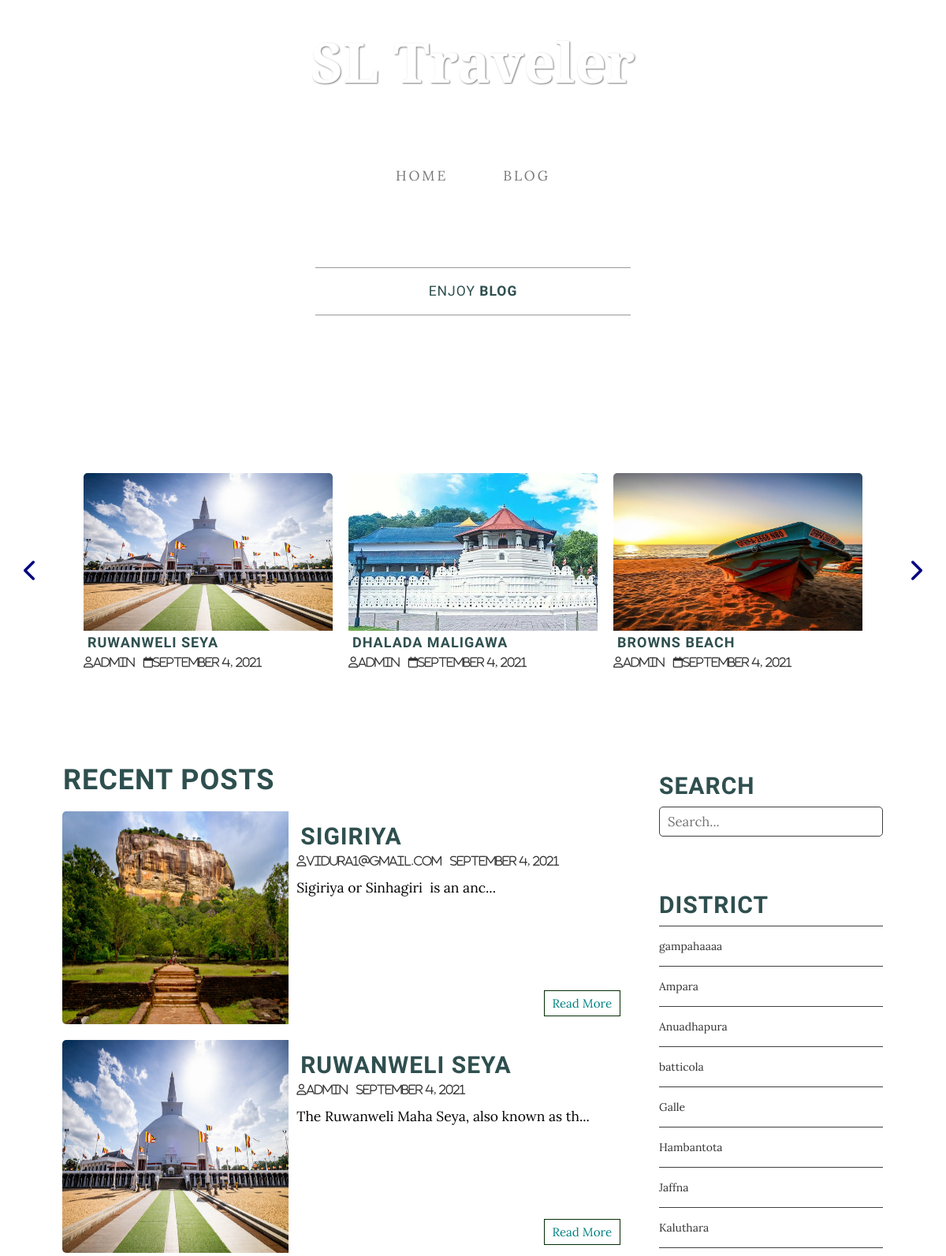
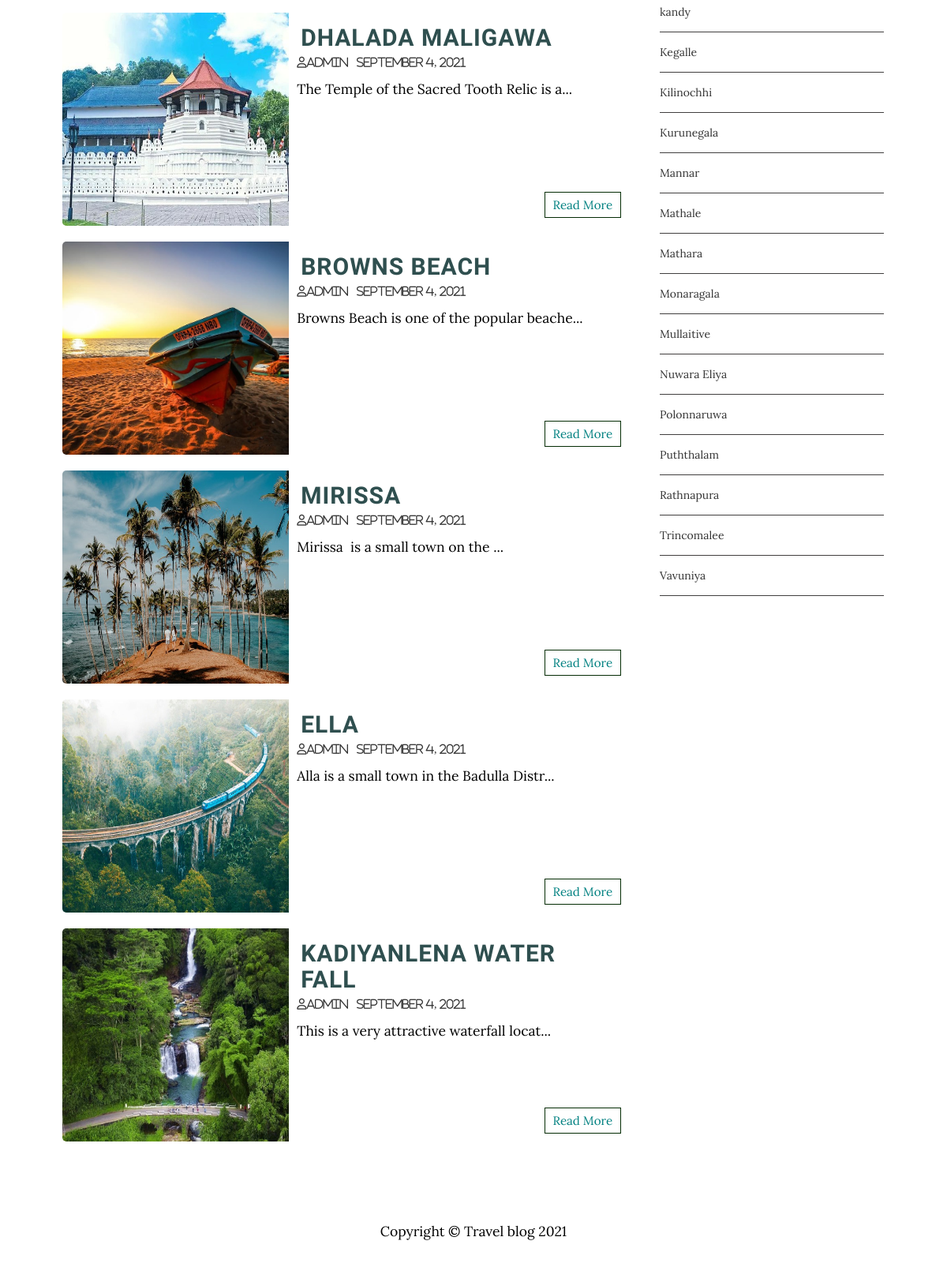
Screenshot of /blog.php with the database file from the repository (2 pictures, top to bottom).
### tables this page shows
CREATE TABLE `posts` (
  `id` int(11) NOT NULL,
  `user_id` int(11) NOT NULL,
  `topic_id` int(11) DEFAULT NULL,
  `title` varchar(255) NOT NULL,
  `image` varchar(255) NOT NULL,
  `body` text NOT NULL,
  `published` tinyint(4) NOT NULL,
  `created_at` datetime NOT NULL DEFAULT current_timestamp()
);

CREATE TABLE `users` (
  `id` int(11) NOT NULL,
  `admin` tinyint(4) NOT NULL,
  `username` varchar(255) NOT NULL,
  `email` varchar(255) NOT NULL,
  `password` varchar(255) NOT NULL,
  `created_at` timestamp NOT NULL DEFAULT current_timestamp()
);

CREATE TABLE `topics` (
  `id` int(11) NOT NULL,
  `name` varchar(100) NOT NULL,
  `description` text NOT NULL
);

### app/database/db.php (called while the page is built, shortened)
<?php
require('connect.php');
function executeQuery($sql,$data)
{
    global $conn;
    $stmt =$conn->prepare($sql);
    $values= array_values($data);
    $types=str_repeat('s', count($values));
    $stmt->bind_param($types , ...$values);
    $stmt->execute();
    return $stmt;
}
    function selectAll($table, $conditions =[])
    {
        global $conn;
        $sql=" SELECT * FROM $table";
        if(empty($conditions))
        {
            $stmt= $conn->prepare($sql);
            $stmt->execute();
            $records =$stmt->get_result()->fetch_all(MYSQLI_ASSOC);
            return $records;
        }
    }
function getPublishedPosts()
{
    $sql = "SELECT p.*, u.username From posts AS p JOIN users AS u ON p.user_id=u.id WHERE p.published=?";
    $stmt= executeQuery($sql,['published' => 1]);
    $records =$stmt->get_result()->fetch_all(MYSQLI_ASSOC);
    return $records;
}
?>

### app/controllers/topics.php (called while the page is built, shortened)
<?php
include(ROOT_PATH . "/app/database/db.php");
$table = 'topics';
$topics = selectAll($table);
?>

### blogpage.php (the view, shortened to what this page needs)
<?php
include(ROOT_PATH . "/app/controllers/topics.php");
$posts = array();
$postTitle = 'Recent Posts';
if(isset($_GET['t_id']))
{
    $posts = getPostsByTopicId($_GET['t_id']);
    $postTitle = "Your Search Result Of :  '" . $_GET['name'] . "'";
}
else if(isset($_POST['search-term']))
{
    $postTitle = "You Search :-  '" . $_POST['search-term'] . "'";
    $posts=serchPosts($_POST['search-term']);
}
else
{
$posts = getPublishedPosts();
}
?>
    <link rel="stylesheet" href="assets/css/style.css">
    <div class="page-wrapper">
        <div class="post-slider">
            <h1 class="slider-title" style="color:White">SriLankan Places</h1>
            <i class="fa fa-chevron-left prev"></i>
            <i class="fa fa-chevron-right next"></i>
            <div class="post-wrapper">
                <?php foreach ($posts as $post): ?>
                <div class="post">
                    <img src="<?php echo BASE_URL . '/assets/images/' . $post['image'];  ?>" alt="" class="slider-image">
                    <div class="post-info">
                        <h4><a href="single.php?id=<?php echo $post['id']; ?>"><?php echo $post['title']; ?></a></h4>
                        <i class="far fa-user"><?php echo $post['username']; ?></i>
                        <i class="far fa-calendar"><?php echo date('F j, Y',strtotime($post['created_at'])); ?></i>
                    </div>
                </div>
                <?php endforeach; ?>
            </div>
        </div>
        <div class="content clearfix">
            <div class="main-content">
                <h1 class="recent-post-title"><?php echo $postTitle; ?></h1>
                <?php foreach ($posts as $post): ?>
                <div class="post clearfix">
                    <img src="<?php echo BASE_URL . '/assets/images/' . $post['image'];  ?>" alt="" class="post-image">
                    <div class="post-preview">
                        <h2><a href="single.php?id=<?php echo $post['id']; ?>"><?php echo $post['title']; ?></a></h2>
                        <i class="far fa-user"><?php echo $post['username']; ?> </i>
                        <i class="far calendar"><?php echo date('F j, Y',strtotime($post['created_at'])); ?></i>
                        <p class="preview-text">
                            <?php echo html_entity_decode(substr($post['body'], 0 , 50 ) . '...'); ?>
                        </p>
                        <a href="single.php?id=<?php echo $post['id']; ?>" class="btn read-more">Read More</a>
                    </div>
                </div>
                <?php endforeach; ?>
            </div>
                <div class="sidebar">
                    <div class="section search">
                        <h2 class="section-title">Search</h2>
                        <form action="blogpage.php" method="post">
                            <input type="text" name="search-term" class="text-input" placeholder="Search...">
                        </form>
                    </div>
                    <div class="section topics">
                        <h2 class="section-title">District</h2>
                        <ul>
                        <?php foreach ($topics as $key => $topic): ?>
                            <li><a href="<?php echo BASE_URL . '/blogpage.php?t_id=' . $topic['id'] . '&name=' . $topic['name']; ?>"><?php echo $topic['name']; ?></a></li>
                        <?php endforeach; ?>
                        </ul>
                    </div>
                </div>
        </div>
    </div>

### blog.php (shortened to what this page needs)
<!DOCTYPE html>
<html lang="en">
<head>
    <link href="css/bootstrap.min.css" rel="stylesheet">
    <link href="css/business-casual.css" rel="stylesheet">
</head>
<body>
    <?php require_once 'head.php';?>
    <?php require_once 'nav.php';?>
<div class="container">
        <div class="row">
            <div class="box">
                <div class="col-lg-12">
                    <hr>
                    <h2 class="intro-text text-center">Enjoy
                        <strong>blog</strong>
                    </h2>
                    <hr>
                </div>
            </div>
        </div>
    </div>
    <?php include ("blogpage.php"); ?>
    <?php require_once 'foot.php';?>
</body>
</html>

### head.php
<div class="brand">SL Traveler</div>
<div class="address-bar"; ></div>

### nav.php (shortened to what this page needs)
<nav class="navbar navbar-default" role="navigation">
        <div class="container">
            <div class="collapse navbar-collapse" id="bs-example-navbar-collapse-1">
                <ul class="nav navbar-nav">
                    <li>
                        <a href="index.php">Home</a>
                    </li>
                    <li>
                        <a href="blog.php">Blog</a>
                    </li>
                </ul>
            </div>
        </div>
    </nav>

### foot.php
<footer>
       <div class="container">
           <div class="row">
               <div class="col-lg-12 text-center">
                   <p>Copyright &copy; Travel blog 2021</p>
               </div>
           </div>
       </div>
 </footer>

### css/business-casual.css (style rules this page uses)
body { font-family: "Open Sans","Helvetica Neue",Helvetica,Arial,sans-serif; background: url('../img/bg.jpg') no-repeat center center fixed; -webkit-background-size: cover; -moz-background-size: cover; background-size: cover; -o-background-size: cover; }
h1, h2, h3, h4, h5, h6 { text-transform: uppercase; font-family: "Josefin Slab","Helvetica Neue",Helvetica,Arial,sans-serif; font-weight: 700; letter-spacing: 1px; }
p { font-size: 1.25em; line-height: 1.6; color: #000; }
hr { max-width: 400px; border-color: #999999; }
.brand, .address-bar { display: none; }
.navbar-nav { text-transform: uppercase; font-weight: 400; letter-spacing: 3px; }
.box { margin-bottom: 20px; padding: 30px 15px; background: #fff; background: rgba(255,255,255,0.9); }
.intro-text { text-transform: uppercase; font-size: 1.25em; font-weight: 400; letter-spacing: 1px; }
footer { background: #fff; background: rgba(255,255,255,0.9); }
footer p { margin: 0; padding: 50px 0; }
@media screen and (min-width:768px) { .brand { display: inherit; margin: 0; padding: 30px 0 10px; text-align: center; text-shadow: 1px 1px 2px rgba(0,0,0,0.5); font-family: "Josefin Slab","Helvetica Neue",Helvetica,Arial,sans-serif; font-size: 5em; font-weight: 700; line-height: normal; color: #fff; } }
@media screen and (min-width:768px) { .address-bar { display: inherit; margin: 0; padding: 0 0 40px; text-align: center; text-shadow: 1px 1px 2px rgba(0,0,0,0.5); text-transform: uppercase; font-size: 1.25em; font-weight: 400; letter-spacing: 3px; color: #fff; } }
@media screen and (min-width:768px) { .navbar { border-radius: 0; } }
@media screen and (min-width:768px) { .navbar { min-height: 0; } }
@media screen and (min-width:768px) { .navbar-default { border: none; background: #fff; background: rgba(255,255,255,0.9); } }
@media screen and (min-width:768px) { .nav>li>a { padding: 35px; } }
@media screen and (min-width:768px) { .navbar-nav>li>a { line-height: normal; } }
@media screen and (min-width:768px) { .navbar-nav { display: table; float: none; margin: 0 auto; table-layout: fixed; font-size: 1.25em; } }
@media screen and (min-width:1200px) { .box:after { content: ''; display: table; clear: both; } }

### rows the page displays
posts: image (picture), title "RUWANWELI SEYA", user.username "admin", created_at "September 4, 2021", body "The Ruwanweli Maha Seya, also known as th..."
posts: image (picture), title "DHALADA MALIGAWA", user.username "admin", created_at "September 4, 2021", body "The Temple of the Sacred Tooth Relic is a..."
posts: image (picture), title "BROWNS BEACH", user.username "admin", created_at "September 4, 2021", body "Browns Beach is one of the popular beache..."
posts: image (picture), title "SIGIRIYA", user.username "vidura1@gmail.com", created_at "September 4, 2021", body "Sigiriya or Sinhagiri is an anc..."
posts: image (picture), title "MIRISSA", user.username "admin", created_at "September 4, 2021", body "Mirissa is a small town on the ..."
posts: image (picture), title "ELLA", user.username "admin", created_at "September 4, 2021", body "Alla is a small town in the Badulla Distr..."
posts: image (picture), title "KADIYANLENA WATER FALL", user.username "admin", created_at "September 4, 2021", body "This is a very attractive waterfall locat..."
topics: name "gampahaaaa"
topics: name "Ampara"
topics: name "Anuadhapura"
topics: name "batticola"
topics: name "Galle"
topics: name "Hambantota"
topics: name "Jaffna"
topics: name "Kaluthara"
topics: name "kandy"
topics: name "Kegalle"
topics: name "Kilinochhi"
topics: name "Kurunegala"
topics: name "Mannar"
topics: name "Mathale"
topics: name "Mathara"
topics: name "Monaragala"
topics: name "Mullaitive"
topics: name "Nuwara Eliya"
topics: name "Polonnaruwa"
topics: name "Puththalam"
topics: name "Rathnapura"
topics: name "Trincomalee"
topics: name "Vavuniya"

### other values shown
$postTitle "RECENT POSTS"
